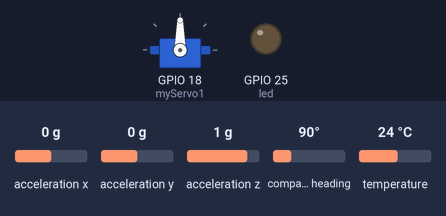
This sketch was run on a simulated ESP32. On the bench: servo, output pins drawn as LEDs (lit = HIGH). The inputs (shaded band) are chosen by the test bench; at power-on: acceleration x 0 g, acceleration y 0 g, acceleration z 1 g, compass heading 90°, temperature 24 °C. What the sketch prints to the serial monitor is not drawn.

Above: at 0.1 s.
At 1.1 s:
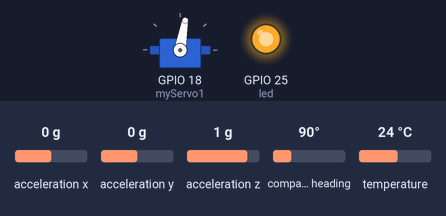
Timing chart, 0 to 2.6 s (numbered marks = the images above):
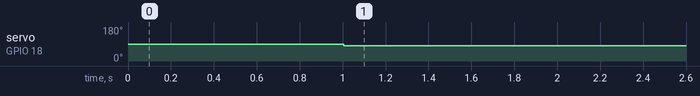

Measured:
- by itself, servo on GPIO 18 (myServo1): 90° → 80° at 1.0 s

The sketch:

rp_servo_DO_NOT_MOVE.ino
```cpp
//45から2秒待機してしせいせちぎょ

const int led = 25;


#include <Wire.h>
#include <Adafruit_Sensor.h>
#include <Adafruit_BNO055.h>
#include <utility/imumaths.h>
#include <Servo.h>
/* 10msごとにBNO055の加速度を取得してシリアルに表示します。
   Raspberry Pi Pico (RP2040) で I2C を SDA=GP20 / SCL=GP21 に割当て。
*/

static const uint8_t SDA_PIN = 20;  // GP20
static const uint8_t SCL_PIN = 21;  // GP21
static const uint32_t BNO055interval_ms = 10;

Adafruit_BNO055 bno(55, 0x28, &Wire);  // ADR=GNDで0x28

uint32_t last_ms = 0;

Servo myServo1;

int servot = 0;

void setup() {
  myServo1.attach(18);
  pinMode(led, OUTPUT);


  Serial.begin(115200);
  // USBシリアルが開くのを少し待つ（必要なら）
  for (uint32_t t = millis(); millis() - t < 1000 && !Serial; ) { }

  // I2Cピンを指定して開始（PicoはこれでOK）
  Wire.setSDA(SDA_PIN);
  Wire.setSCL(SCL_PIN);
  Wire.begin();

  Serial.println("Orientation Sensor Raw Data Test\n");

  if (!bno.begin()) {
    Serial.println("Ooops, no BNO055 detected ... Check your wiring or I2C ADDR!");
    while (1) { delay(1000); }
  }

  delay(1000);

  int8_t temp = bno.getTemp();
  Serial.print("Current Temperature: ");
  Serial.print(temp);
  Serial.println(" C\n");

  // 外部クリスタル未使用（ボードに載っている場合は true でもOK）
  bno.setExtCrystalUse(false);

  Serial.println("Calibration status values: 0=uncalibrated, 3=fully calibrated");
   myServo1.write(90);

  digitalWrite(led, HIGH);
}

void loop() {
  const uint32_t now = millis();
  if (now - last_ms >= BNO055interval_ms) {
    last_ms += BNO055interval_ms;

    // 加速度センサ値の取得
    imu::Vector<3> acc = bno.getVector(Adafruit_BNO055::VECTOR_ACCELEROMETER);
    /*
    Serial.print(" Ac_xyz: ");
    Serial.print(acc.x(), 3);
    Serial.print(", ");
    Serial.print(acc.y(), 3);
    Serial.print(", ");
    Serial.print(acc.z(), 3);
    Serial.println();
    */

  float pal1 = (acc.x() * acc.x()) +
               (acc.y() * acc.y()) +
               (acc.z() * acc.z());
  float pal2 = sqrt(pal1);

    Serial.println(pal2);


  myServo1.write(80);

  if (pal2 > 20) {
    delay(500);
    myServo1.write(80);

    while(true){
      digitalWrite(led, HIGH);
      delay(500);
      digitalWrite(led, LOW);
      delay(500);
  }
  }


    // （必要ならここで他ベクトルやキャリブ状態も読む）
    // uint8_t sys, g, a, m;
    // bno.getCalibration(&sys, &g, &a, &m);
    // Serial.printf("Calib Sys=%d Gyro=%d Accel=%d Mag=%d\n", sys, g, a, m);
  }

  // 他の処理があればここに
}
```
